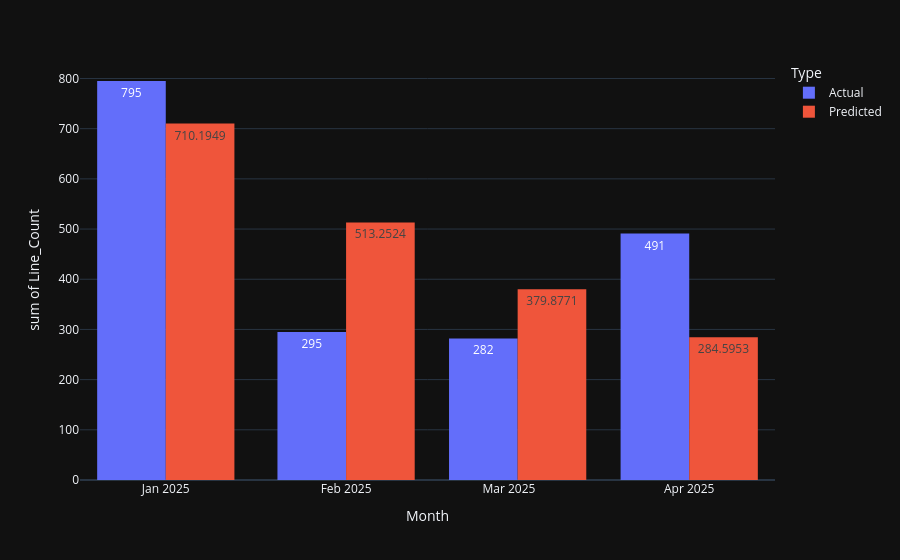

Notebook code cell kept with this figure:
### Markdown cell above
### Predicted vs Actual

### Code cell
# Plot actual vs predicted

date_style = 'Period_month_year' # 'Created On'

plot_df = test[[date_style, 'Line_Count']].copy()
plot_df['Predicted'] = preds
plot_df = plot_df.rename(columns={'Line_Count': 'Actual'})

plot_df = plot_df.sort_values(date_style)

plot_df_melted = plot_df.melt(id_vars=date_style, value_vars=['Actual', 'Predicted'],
                              var_name='Type', value_name='Line_Count')

plot_df_melted['date'] = pd.to_datetime(plot_df_melted['Period_month_year'], format = "%Y%m")

fig = px.histogram(plot_df_melted, 
                   x = 'date', 
                   y = 'Line_Count', 
                   color = 'Type', 
                   template = 'plotly_dark', 
                   barmode='group',
                   text_auto = True
                   )
fig.update_xaxes(title = 'Month', tickvals = ['2025-01-01', '2025-02-01', '2025-03-01', '2025-04-01'], ticktext = ['Jan 2025', 'Feb 2025', 'Mar 2025', 'Apr 2025'])
fig.show()

### Figure 1 — Plotly figure (JSON) as saved in the notebook; plotly's stock layout.template omitted (floating-point values rounded to 4 significant figures; data arrays with more than 128 entries replaced by an {"elided": "..."} marker saying what was removed)
{"data": [{"alignmentgroup": "True", "bingroup": "x", "histfunc": "sum", "hovertemplate": "Type=Actual<br>date=%{x}<br>sum of Line_Count=%{y}<extra></extra>", "legendgroup": "Actual", "marker": {"color": "#636efa", "pattern": {"shape": ""}}, "name": "Actual", "offsetgroup": "Actual", "orientation": "v", "showlegend": true, "texttemplate": "%{value}", "type": "histogram", "x": {"elided": "3153 str values"}, "xaxis": "x", "y": {"elided": "3153 float values"}, "yaxis": "y"}, {"alignmentgroup": "True", "bingroup": "x", "histfunc": "sum", "hovertemplate": "Type=Predicted<br>date=%{x}<br>sum of Line_Count=%{y}<extra></extra>", "legendgroup": "Predicted", "marker": {"color": "#EF553B", "pattern": {"shape": ""}}, "name": "Predicted", "offsetgroup": "Predicted", "orientation": "v", "showlegend": true, "texttemplate": "%{value}", "type": "histogram", "x": {"elided": "3153 str values"}, "xaxis": "x", "y": {"elided": "3153 float values"}, "yaxis": "y"}], "layout": {"barmode": "group", "legend": {"title": {"text": "Type"}, "tracegroupgap": 0}, "margin": {"t": 60}, "xaxis": {"anchor": "y", "domain": [0, 1], "ticktext": ["Jan 2025", "Feb 2025", "Mar 2025", "Apr 2025"], "tickvals": ["2025-01-01", "2025-02-01", "2025-03-01", "2025-04-01"], "title": {"text": "Month"}}, "yaxis": {"anchor": "x", "domain": [0, 1], "title": {"text": "sum of Line_Count"}}}}
